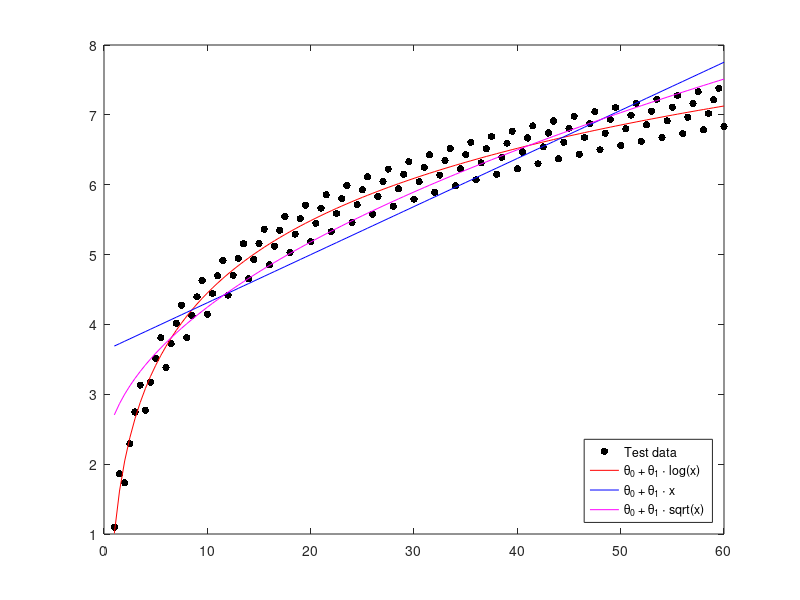

Source code (MATLAB):
close all force;
clear;
clc;

disp("--- You are running 'f01a_simple_regression_with_fminunc' file now ---")

% ------------------------ Functions ------------------------

function J = cost(X, y, theta)
    J = (1 / (2*rows(X))) * (norm(X*theta - y) ^ 2 );
endfunction

% -----------------------------------------------------------


x = [1:0.5:60]';
y = (1.5 * log(x) + log (rem(x, 2) + 2));              % some nice function :)
plot(x, y, '.k', 'marker', '.', 'markersize', 16);
m = length(x);                                         % count of training examples

                                 % Suppose we want to try approximating our function with three hypotheses:
X1 = [ones(m, 1), log(x)];       % 1) h_theta(x) = theta0 + theta1 * log(x)
X2 = [ones(m, 1), x];            % 2) h_theta(x) = theta0 + theta1 * x
X3 = [ones(m, 1), sqrt(x)];      % 3) h_theta(x) = theta0 + theta1 * sqrt(x)

theta_init = [0; 1];                  % Let's start with theta0 = 0 and theta1 = 1

% fminunc finds minimum of an unconstrained function
theta1 = fminunc(@(t)cost(X1, y, t), theta_init, optimset('MaxIter', 100));
theta2 = fminunc(@(t)cost(X2, y, t), theta_init, optimset('MaxIter', 100));
theta3 = fminunc(@(t)cost(X3, y, t), theta_init, optimset('MaxIter', 100));

hold on;                         % don't erase existing plot

plot(x, X1*theta1, '-r');
plot(x, X2*theta2, '-b');
plot(x, X3*theta3, '-m');
legend('Test data','\theta_0 + \theta_1 \cdot log(x)','\theta_0 + \theta_1 \cdot x','\theta_0 + \theta_1 \cdot sqrt(x)', 'location', 'southeast');

fprintf('Cost for theta0 + theta1 * log(x) = %f\n', [cost(X1, y, theta1)]);
fprintf('Cost for theta0 + theta1 * x = %f\n', [cost(X2, y, theta2)]);
fprintf('Cost for theta0 + theta1 * sqrt(x) = %f\n', [cost(X3, y, theta3)]);